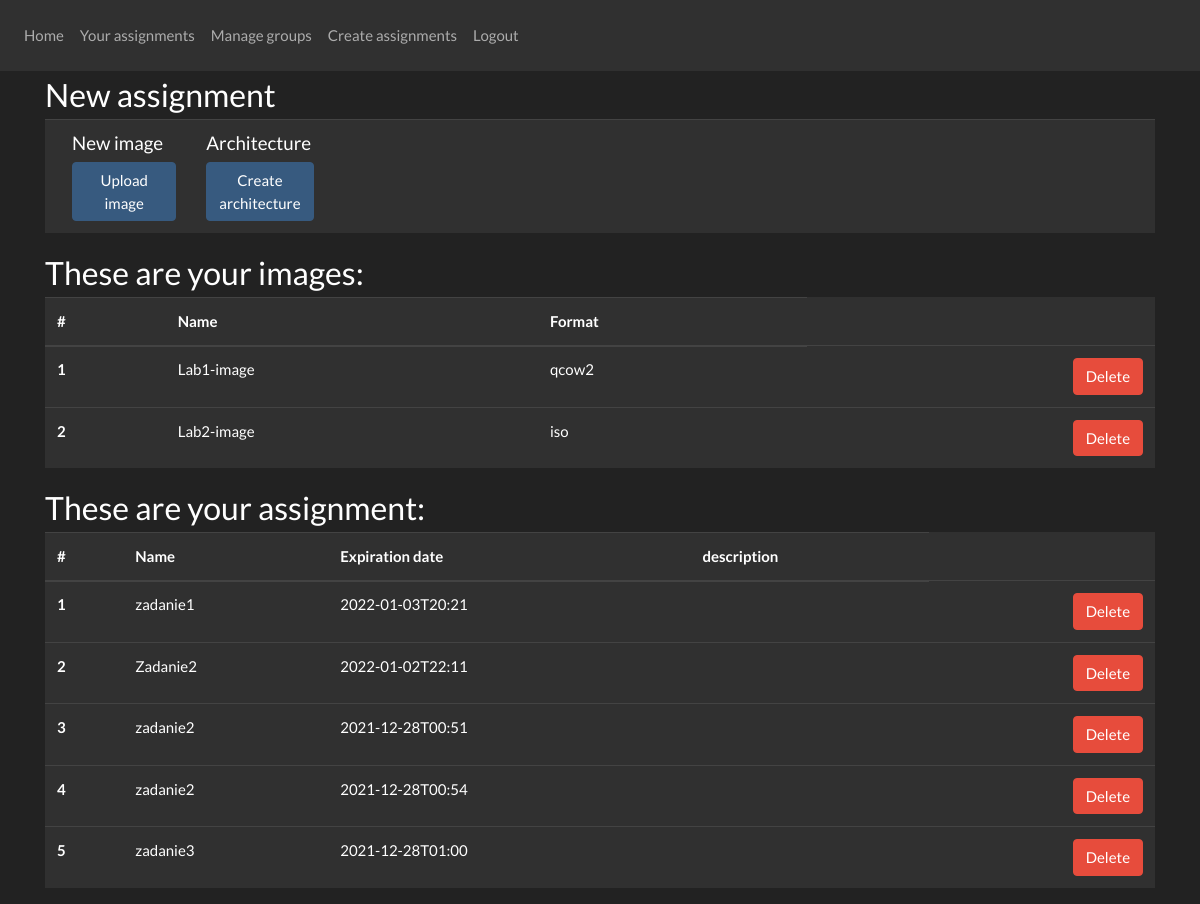
Screenshot of /create-assignments (signed in) with the database file from the repository.
### website/models.py (models this page shows)
class Uploaded_vm_image(db.Model):
    id = db.Column(db.Integer, primary_key=True)
    name = db.Column(db.String(50))
    format = db.Column(db.String(15))
    creator_id = db.Column(db.Integer, db.ForeignKey('user.id'))

class Assignment(db.Model):
    id = db.Column(db.Integer, primary_key=True)
    name = db.Column(db.String(150))
    expiration_date = db.Column(db.Integer)
    description = db.Column(db.String(150))
    uploaded_vm_image_id = db.Column(db.Integer, db.ForeignKey('uploaded_vm_image.id'))
    creator_id = db.Column(db.Integer, db.ForeignKey('user.id'))
    architecture_id = db.Column(db.Integer, db.ForeignKey('architecture_for_assignment.id'))

### website/create_assignments.py (the view)
@create_assignments.route('/create-assignments', methods=['GET', 'POST'])
@login_required
def get_create_assignments_page():
    return render_template("create-assignments.html",
                           user_has_permission=user_has_permission,
                           images=get_your_image(),
                           groups=show_groups_for_current_professor(),
                           images_for_modal=get_your_image(),
                           created_assignments=get_assignment_cuurent_professor()
                           )

### website/permissions.py (called while the page is built)
def user_has_permission(permission):
    return permission in role_permissions[current_user.role]

### website/request_to_database.py (called while the page is built)
def show_groups_for_current_professor():
    results = filter(lambda group: group.id_owner == current_user.id, db.session.query(Group).all())
    return results

def get_your_image():
    result = filter(lambda upload_vm_image: upload_vm_image.creator_id == current_user.id,
                    db.session.query(Uploaded_vm_image).all())
    return result

def get_assignment_cuurent_professor():
    result = filter(lambda assignment: assignment.creator_id == current_user.id, db.session.query(Assignment).all())
    return result

### website/templates/create-assignments.html (shortened to what this page needs)
{% extends "base.html" %}{% block title %}RemotEye - {{ current_user.role }}{% endblock %}
{% block content %}
    {% include "upload-image-modal.html" %}
    {% include "create-architecture-modal.html" %}
    <h3 class="modal-title">New assignment</h3>
    <table class="table table-hover table-dark">
        <tr>
            <td>
                <div class="w-25">
                    <div class="container">
                        <div class="row">
                            <div class="col col-md">
                                <h5>New image</h5>
                                <button type="button"
                                        class="btn btn-primary"
                                        data-toggle="modal"
                                        data-target="#upload_image"
                                        formaction="1klasse.html">Upload image
                                </button>
                            </div>
                                <div class="col col-md">
                                <div class="next">
                                    <h5>Architecture</h5>
                                    <button type="button"
                                            class="btn btn-primary"
                                            data-toggle="modal"
                                            data-target="#create-architecture"
                                            formaction="1klasse.html">Create architecture
                                    </button>
                                </div>
                            </div>
                        </div>
                    </div>
                </div>
            </td>
        </tr>
    </table>
    <table class="table table-hover table-dark">
        <h3 class="modal-title">These are your images:</h3>
        <tr>
            <thead>
            <tr>
                <th scope="col"> #</th>
                <th scope="col"> Name</th>
                <th scope="col"> Format</th>
            </tr>
            </thead>
            {% for image in images %}
                <tr>
                    <th scope="row"> {{ loop.index }} </th>
                    <td> {{ image.name }} </td>
                    <td> {{ image.format }} </td>
                    <td>
                        <a href=""
                           class="btn btn-danger btn-xs float-right"
                           id="button_delete_image-{{ image.id }}"
                           onclick="deleteImage(this.id)">Delete</a>
                    </td>
                </tr>
            {% endfor %}
    </table>
        <table class="table table-hover table-dark">
        <h3 class="modal-title">These are your assignment:</h3>
        <tr>
            <thead>
            <tr>
                <th scope="col"> #</th>
                <th scope="col"> Name</th>
                <th scope="col"> Expiration date</th>
                <th scope="col"> description</th>
            </tr>
            </thead>
            {% for assignment in created_assignments %}
                <tr>
                    <th scope="row"> {{ loop.index }} </th>
                    <td> {{ assignment.name }} </td>
                    <td> {{ assignment.expiration_date }} </td>
                    <td> {{ assignment.description }} </td>
                    <td>
                        <a href=""
                           class="btn btn-danger btn-xs float-right"
                           id="button_delete_image-{{ assignment.id }}"
                           onclick="">Delete</a>
                    </td>
                </tr>
            {% endfor %}
    </table>
{% endblock %}

### rows the page displays
Uploaded_vm_image: name "Lab1-image", format "qcow2"
Uploaded_vm_image: name "Lab2-image", format "iso"
Assignment: name "zadanie1", expiration_date "2022-01-03T20:21"
Assignment: name "Zadanie2", expiration_date "2022-01-02T22:11"
Assignment: name "zadanie2", expiration_date "2021-12-28T00:51"
Assignment: name "zadanie2", expiration_date "2021-12-28T00:54"
Assignment: name "zadanie3", expiration_date "2021-12-28T01:00"
